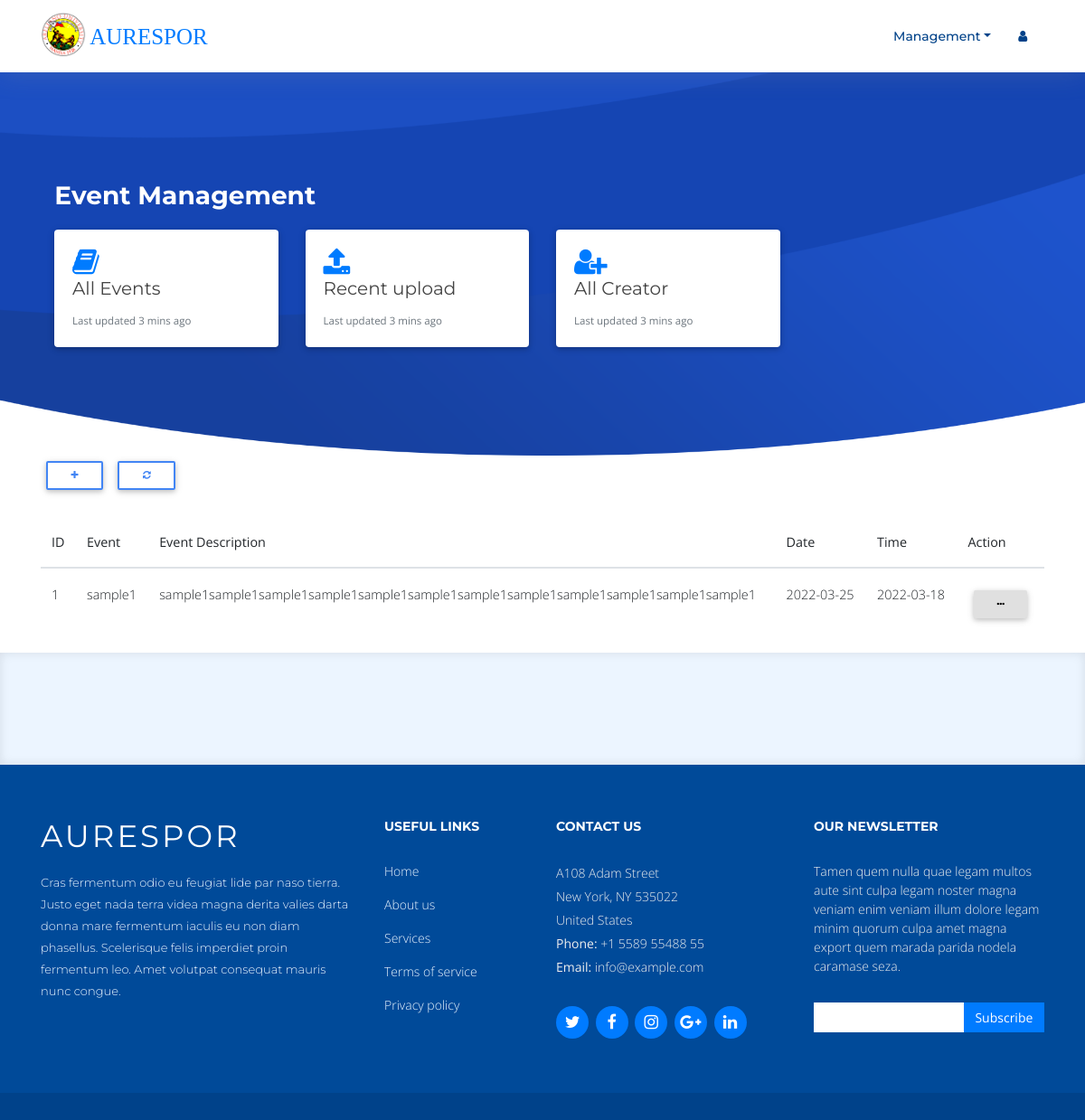
Page /admin/events/index.php (signed in) on the committed database.
### tables this page shows
CREATE TABLE `tblevents` (
  `id` int(100) NOT NULL,
  `event_name` varchar(100) NOT NULL,
  `event_description` longtext NOT NULL,
  `date` varchar(20) NOT NULL,
  `time` varchar(20) NOT NULL
);

### admin/events/index.php (the view, shortened to what this page needs)
<?php
include "/xampp/htdocs/CustomLandingPage/admin/research/inc/header.php";
include_once("config.php");
?>
<!DOCTYPE html>
<html lang="en">
<head>
  <link rel="stylesheet" href="https://use.fontawesome.com/releases/v5.11.2/css/all.css">
  <link rel="stylesheet" href="../../resource/css/bootstrap.min.css">
	<link rel="stylesheet" href="../../resource/css/mdb.min.css">
  <link href="../../resource/lib/font-awesome/css/font-awesome.min.css" rel="stylesheet">
  <link href="../../resource/lib/animate/animate.min.css" rel="stylesheet">
  <link href="../../resource/lib/ionicons/css/ionicons.min.css" rel="stylesheet">
  <link href="../../resource/lib/owlcarousel/assets/owl.carousel.min.css" rel="stylesheet">
  <link href="../../resource/lib/lightbox/css/lightbox.min.css" rel="stylesheet">
  <link href="../../resource/css/style.css" rel="stylesheet">
  <link href="../../resource/css/addons.css" rel="stylesheet">
</head>
<body>
  <section id="intro" class="clearfix">
  <div class="container">
  <h3 style="color:#fff;">&nbsp;<b> Event Management </b></h3>
    <div class="card-group">
          <div class="col-md-3 col-sm-5">
            <div class="card">
              <div class="card-body">
                <i class="fa fa-book fa-2x " style="color:#007bff"></i>
                 <h5 class="card-title">All Events </h5>
                <p class="card-text"><small class="text-muted">Last updated 3 mins ago</small></p>
              </div>
            </div>
          </div>
          <div class="col-md-3 col-sm-5">
            <div class="card">
              <div class="card-body">
               <i class="fa fa-upload fa-2x" style="color:#007bff"></i>
                <h5 class="card-title">Recent upload</h5>
                <p class="card-text"><small class="text-muted">Last updated 3 mins ago</small></p>
              </div>
            </div>
          </div>
          <div class="col-md-3 col-sm-5">
            <div class="card">
              <div class="card-body">
               <i class="fa fa-user-plus fa-2x" style="color:#007bff"></i>
                <h5 class="card-title">All Creator</h5>
                <p class="card-text"><small class="text-muted">Last updated 3 mins ago</small></p>
              </div>
            </div>
          </div>
      </div>
    </div>
</section>
  <main id="main">
  <body>
  <div class="container">
<button type="button" class="btn btn-outline-primary btn-sm" data-toggle="modal" data-target="#create-project">
<i  class="fa fa-plus"></i>
</button>
<a href="http://localhost/customlandingpage/admin/events/index.php"><button type="button" class="btn btn-outline-primary btn-sm">
<i class="fa fa-refresh" aria-hidden="true"></i>
</button>
</a>
<br/>
<br/>
<div class="table-responsive-lg">
 <table id="news" class="table table-hover">
   <thead>
     <tr>
       <th scope="col">ID</th>
       <th scope="col">Event</th>
       <th scope="col">Event Description</th>
       <th scope="col">Date </th>
       <th scope="col">Time </th>
       <th scope="col" align="center">Action</th>
     </tr>
   </thead>
   <tbody>
     <?php
     $result = mysqli_query($mysqli, "SELECT * FROM tblevents ORDER BY id DESC");
     if ($result->num_rows>0) {
     while ($data = mysqli_fetch_array($result)) {
       ?>
       <tr>
         <td><?php echo $data['id']?></td>
         <td><?php echo $data['event_name']?></a></td>
        <td><?php echo $data['event_description']?></a></td>
         <td><?php echo $data['date']?></a></td>
         <td><?php echo $data['time']?></a></td>
       <td align="center"> <div class="dropdown">
         <button class="btn btn-light btn-sm" type="button" id="option" data-toggle="dropdown" aria-haspopup="true" aria-expanded="false">
           <i class="fa fa-ellipsis-h"> </i>
         </button>
       </div>
     </td>
   </tr>
   <?php
 }
}
 ?>
</tbody>
</table>
</div>
</div>
    <section id="services" class="section-bg">
      <div class="container">
        <br>
      </div>
    </section>
  </main>
  <footer id="footer">
    <div class="footer-top">
      <div class="container">
        <div class="row">
          <div class="col-lg-4 col-md-6 footer-info">
            <h3>AURESPOR</h3>
            <p>Cras fermentum odio eu feugiat lide par naso tierra. Justo eget nada terra videa magna derita valies darta donna mare fermentum iaculis eu non diam phasellus. Scelerisque felis imperdiet proin fermentum leo. Amet volutpat consequat mauris nunc congue.</p>
          </div>
          <div class="col-lg-2 col-md-6 footer-links">
            <h4>Useful Links</h4>
            <ul>
              <li><a href="#">Home</a></li>
              <li><a href="#">About us</a></li>
              <li><a href="#">Services</a></li>
              <li><a href="#">Terms of service</a></li>
              <li><a href="#">Privacy policy</a></li>
            </ul>
          </div>
          <div class="col-lg-3 col-md-6 footer-contact">
            <h4>Contact Us</h4>
            <p>
              A108 Adam Street <br>
              New York, NY 535022<br>
              United States <br>
              <b>Phone:</b> +1 5589 55488 55<br>
              <b>Email:</b> info@example.com<br>
            </p>
            <div class="social-links">
              <a href="#" class="twitter"><i class="fa fa-twitter"></i></a>
              <a href="#" class="facebook"><i class="fa fa-facebook"></i></a>
              <a href="#" class="instagram"><i class="fa fa-instagram"></i></a>
              <a href="#" class="google-plus"><i class="fa fa-google-plus"></i></a>
              <a href="#" class="linkedin"><i class="fa fa-linkedin"></i></a>
            </div>
          </div>
          <div class="col-lg-3 col-md-6 footer-newsletter">
            <h4>Our Newsletter</h4>
            <p>Tamen quem nulla quae legam multos aute sint culpa legam noster magna veniam enim veniam illum dolore legam minim quorum culpa amet magna export quem marada parida nodela caramase seza.</p>
            <form action="" method="post">
              <input type="email" name="email"><input type="submit"  value="Subscribe">
            </form>
          </div>
        </div>
      </div>
    </div>
  </footer>
  <link rel="stylesheet" href="//cdn.datatables.net/1.11.5/css/jquery.dataTables.min.css">
</body>
</html>

### resource/css/style.css (style rules this page uses)
body { background: #fff; color: #444; font-family: "Open Sans", sans-serif; }
a { color: #007bff; transition: 0.5s; }
p { padding: 0; margin: 0 0 30px 0; }
h1, h2, h3, h4, h5, h6 { font-family: "Montserrat", sans-serif; font-weight: 400; margin: 0 0 20px 0; padding: 0; }
#intro { width: 100%; position: relative; background: url("../img/intro-bg.png") center bottom no-repeat; background-size: cover; padding: 200px 0 120px 0; }
.section-bg { background: #ecf5ff; }
#services { padding: 60px 0 40px 0; box-shadow: inset 0px 0px 12px 0px rgba(0, 0, 0, 0.1); }
#footer { background: #00428a; padding: 0 0 30px 0; color: #eee; font-size: 14px; }
#footer .footer-top { background: #004a99; padding: 60px 0 30px 0; }
#footer .footer-top .footer-info { margin-bottom: 30px; }
#footer .footer-top .footer-info h3 { font-size: 34px; margin: 0 0 20px 0; padding: 2px 0 2px 0; line-height: 1; font-family: "Montserrat", sans-serif; color: #fff; font-weight: 400; letter-spacing: 3px; text-transform: uppercase; }
#footer .footer-top .footer-info p { font-size: 13px; line-height: 24px; margin-bottom: 0; font-family: "Montserrat", sans-serif; color: #ecf5ff; }
#footer .footer-top .social-links a { font-size: 18px; display: inline-block; background: #007bff; color: #fff; line-height: 1; padding: 8px 0; margin-right: 4px; border-radius: 50%; text-align: center; width: 36px; height: 36px; transition: 0.3s; }
#footer .footer-top h4 { font-size: 14px; font-weight: bold; color: #fff; text-transform: uppercase; position: relative; padding-bottom: 10px; }
#footer .footer-top .footer-links { margin-bottom: 30px; }
#footer .footer-top .footer-links ul { list-style: none; padding: 0; margin: 0; }
#footer .footer-top .footer-links ul li { padding: 8px 0; }
#footer .footer-top .footer-links ul li:first-child { padding-top: 0; }
#footer .footer-top .footer-links ul a { color: #ecf5ff; }
#footer .footer-top .footer-contact { margin-bottom: 30px; }
#footer .footer-top .footer-contact p { line-height: 26px; }
#footer .footer-top .footer-newsletter { margin-bottom: 30px; }
#footer .footer-top .footer-newsletter input[type="email"] { border: 0; padding: 6px 8px; width: 65%; }
#footer .footer-top .footer-newsletter input[type="submit"] { background: #007bff; border: 0; width: 35%; padding: 6px 0; text-align: center; color: #fff; transition: 0.3s; cursor: pointer; }

### rows in the picture
tblevents: id "1", event_name "sample1", event_description "sample1sample1sample1sample1sample1sample1sample1sample1sample1sample1sample1sample1", date "2022-03-25", time "2022-03-18"
